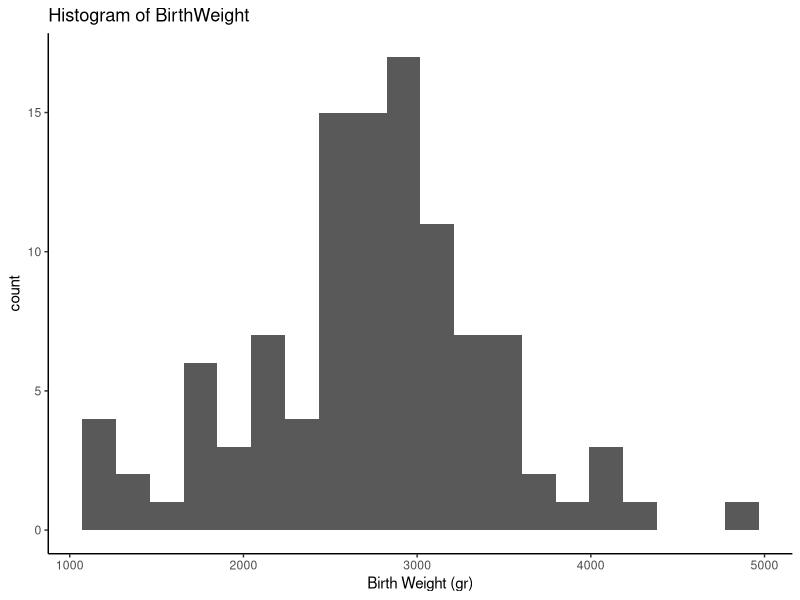
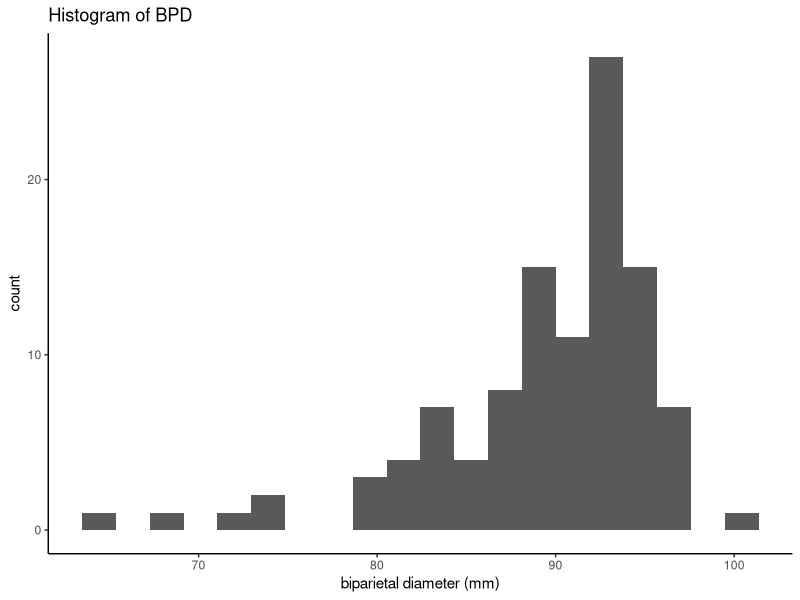
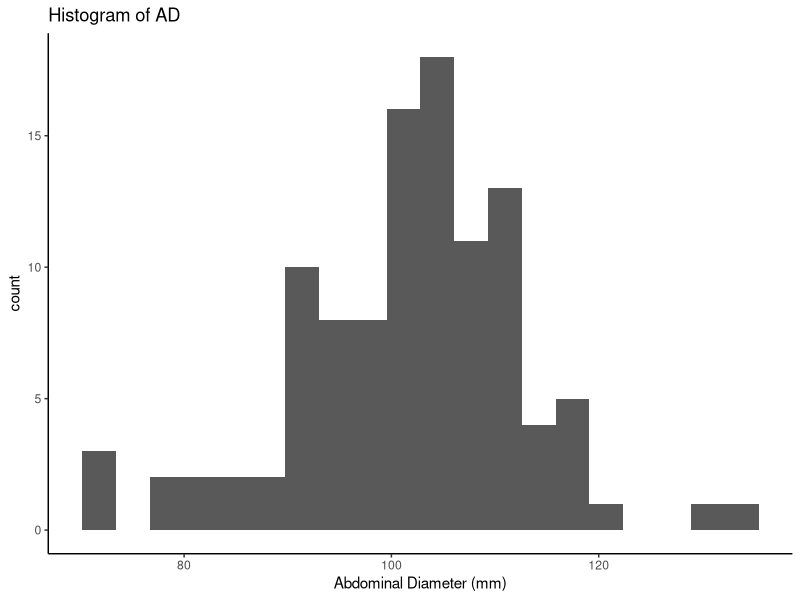
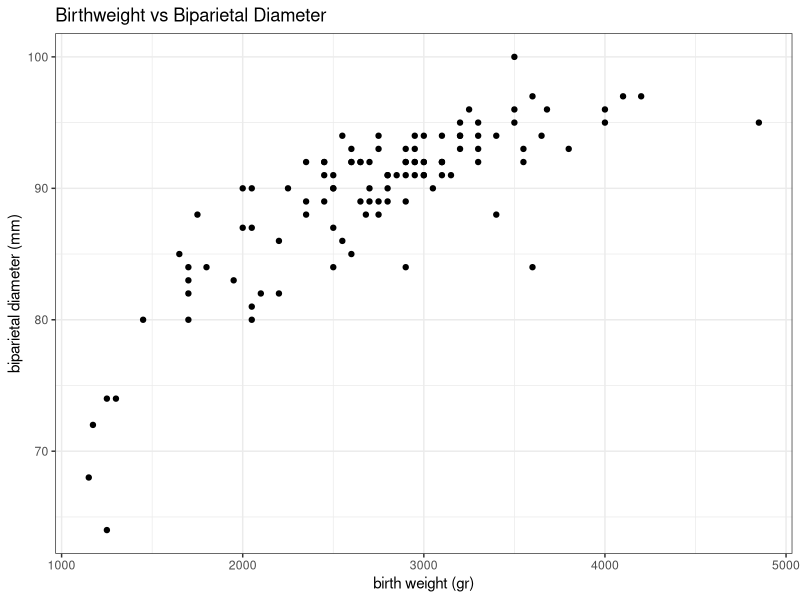
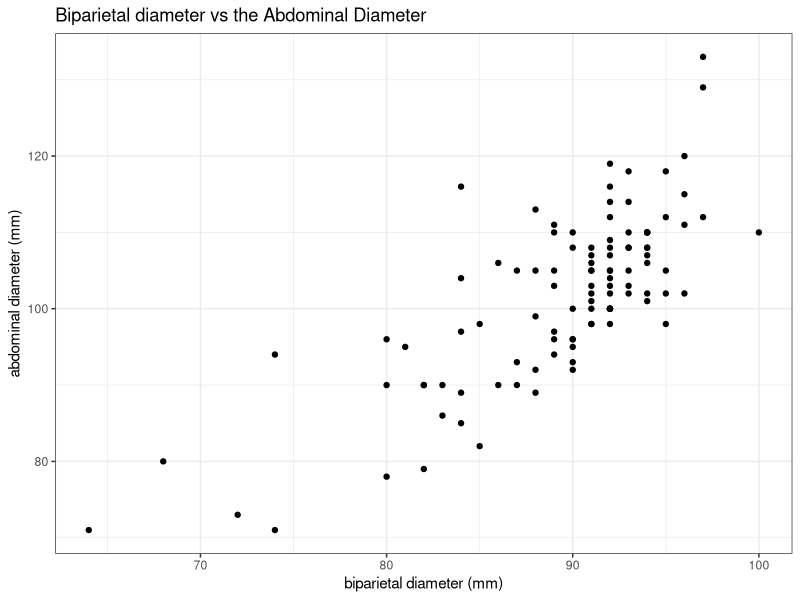
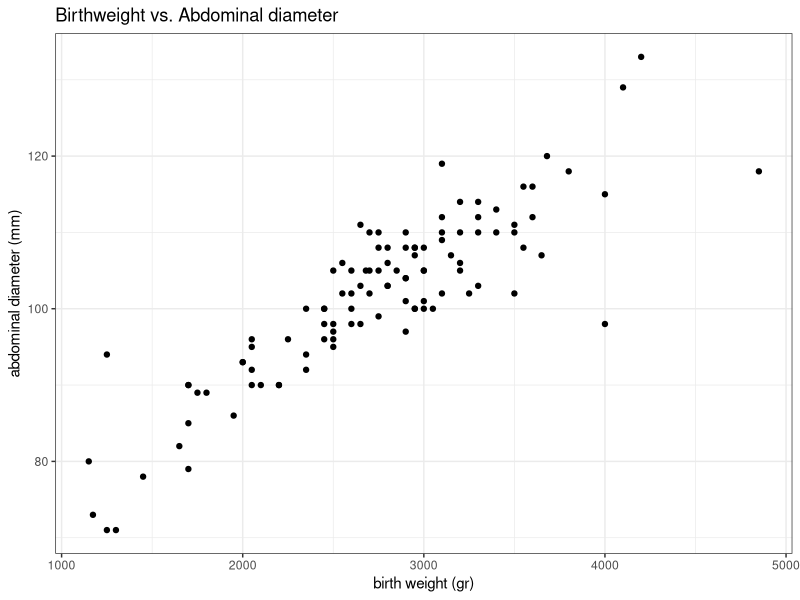
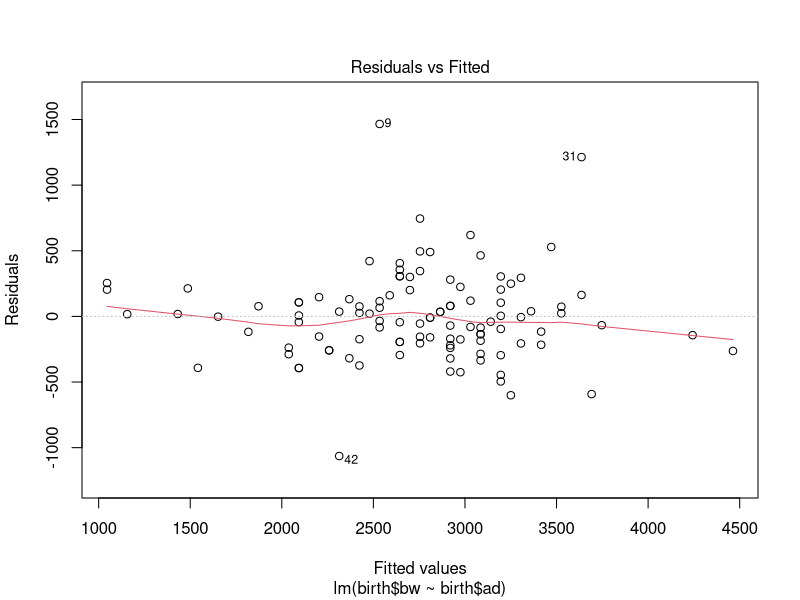
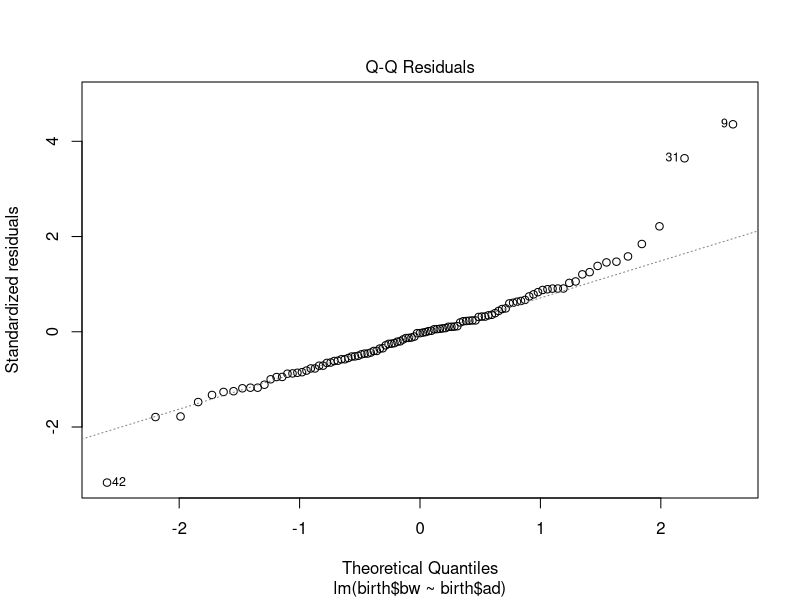

Write R code to recreate these figures, in order.
## ---- chunk 1
knitr::opts_chunk$set(echo = TRUE)
## ---- chunk 2
library(ggplot2)
## ---- chunk 3
birth<-read.csv("birthweight.csv", sep = ";")
## ---- chunk 4
summary(birth)
## ---- chunk 5
ggplot(data=birth, aes(x=bw)) + geom_histogram(bins = 20) + theme_classic() +ggtitle("Histogram of BirthWeight") + xlab("Birth Weight (gr)") 
## ---- chunk 6
ggplot(data=birth, aes(x=bpd)) + geom_histogram(bins = 20) + theme_classic() +ggtitle("Histogram of BPD") + xlab("biparietal diameter (mm)")
## ---- chunk 7
ggplot(data=birth, aes(x=ad)) + geom_histogram(bins = 20) + theme_classic() +ggtitle("Histogram of AD") + xlab("Abdominal Diameter (mm)")
## ---- chunk 8
ggplot(birth, aes(x=bw, y=bpd))+ geom_point() + theme_bw() + ggtitle("Birthweight vs Biparietal Diameter") + xlab("birth weight (gr)") +ylab("biparietal diameter (mm)")

## ---- chunk 9
ggplot(birth, aes(x=bpd, y=ad))+ geom_point() + theme_bw() + ggtitle("Biparietal diameter vs the Abdominal Diameter")+ xlab("biparietal diameter (mm)") +ylab("abdominal diameter (mm)")
## ---- chunk 10
ggplot(birth, aes(x=bw, y=ad))+ geom_point() + theme_bw() + ggtitle("Birthweight vs. Abdominal diameter")+ xlab("birth weight (gr)") +ylab("abdominal diameter (mm)")
## ---- chunk 11
cor(birth$bw, birth$bpd)
## ---- chunk 12
cor(birth$bw, birth$ad)
## ---- chunk 13
cor.test(birth$bw, birth$bpd)
## ---- chunk 14
cor.test(birth$bw, birth$ad)
## ---- chunk 15
ad.lm<-lm(birth$bw~birth$ad)
summary(ad.lm)
## ---- chunk 16
plot(ad.lm)
## ---- chunk 17
bpd.lm<-lm(birth$bw~birth$bpd)
summary(bpd.lm)
## ---- chunk 18
plot(bpd.lm)
## ---- chunk 19
bpd.tr.lm<-lm(birth$bw~I(birth$bpd^2))
summary(bpd.tr.lm)
## ---- chunk 20
plot(bpd.tr.lm)
## ---- chunk 21
bpd.lm
## ---- chunk 22
bw.80<--5505.41+92.14*80
bw.80
## ---- chunk 23
ad.lm
## ---- chunk 24
bw.105<--2867.92+ 55.12*105
bw.105
## ---- chunk 25
mean(birth$bw)
## ---- chunk 26
t.test(birth$bw, mu=3300, alternative = "less")
